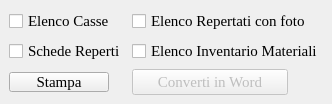
        <widget class="QDockWidget" name="mDockWidget_export">
         <property name="font">
          <font>
           <family>Damascus</family>
           <pointsize>11</pointsize>
           <stylestrategy>PreferAntialias</stylestrategy>
          </font>
         </property>
         <property name="floating">
          <bool>true</bool>
         </property>
         <property name="windowTitle">
          <string>Export pdf</string>
         </property>
         <widget class="QWidget" name="dockWidgetContents_3">
          <layout class="QGridLayout" name="gridLayout_6">
           <item row="0" column="0">
            <widget class="QCheckBox" name="checkBox_e_us">
             <property name="font">
              <font>
               <family>Times New Roman</family>
               <pointsize>11</pointsize>
               <stylestrategy>PreferAntialias</stylestrategy>
              </font>
             </property>
             <property name="text">
              <string>Elenco Casse</string>
             </property>
            </widget>
           </item>
           <item row="0" column="1">
            <widget class="QCheckBox" name="checkBox_e_foto_t">
             <property name="font">
              <font>
               <family>Times New Roman</family>
               <pointsize>11</pointsize>
               <stylestrategy>PreferAntialias</stylestrategy>
              </font>
             </property>
             <property name="text">
              <string>Elenco Repertati con foto</string>
             </property>
            </widget>
           </item>
           <item row="1" column="0">
            <widget class="QCheckBox" name="checkBox_s_us">
             <property name="font">
              <font>
               <family>Times New Roman</family>
               <pointsize>11</pointsize>
               <stylestrategy>PreferAntialias</stylestrategy>
              </font>
             </property>
             <property name="text">
              <string>Schede Reperti</string>
             </property>
            </widget>
           </item>
           <item row="1" column="1">
            <widget class="QCheckBox" name="checkBox_e_foto">
             <property name="font">
              <font>
               <family>Times New Roman</family>
               <pointsize>11</pointsize>
               <stylestrategy>PreferAntialias</stylestrategy>
              </font>
             </property>
             <property name="text">
              <string>Elenco Inventario Materiali</string>
             </property>
            </widget>
           </item>
           <item row="2" column="0">
            <widget class="QPushButton" name="pushButton_print">
             <property name="minimumSize">
              <size>
               <width>0</width>
               <height>0</height>
              </size>
             </property>
             <property name="maximumSize">
              <size>
               <width>100</width>
               <height>20</height>
              </size>
             </property>
             <property name="font">
              <font>
               <family>Times New Roman</family>
               <pointsize>11</pointsize>
               <stylestrategy>PreferAntialias</stylestrategy>
              </font>
             </property>
             <property name="text">
              <string>Stampa</string>
             </property>
             <property name="icon">
              <iconset resource="../../resources/resources.qrc">
               <normaloff>:/icons/pdf-icon.png</normaloff>:/icons/pdf-icon.png</iconset>
             </property>
             <property name="iconSize">
              <size>
               <width>10</width>
               <height>10</height>
              </size>
             </property>
            </widget>
           </item>
           <item row="2" column="1">
            <widget class="QPushButton" name="pushButton_word">
             <property name="enabled">
              <bool>false</bool>
             </property>
             <property name="maximumSize">
              <size>
               <width>156</width>
               <height>16777215</height>
              </size>
             </property>
             <property name="font">
              <font>
               <family>Times New Roman</family>
               <pointsize>11</pointsize>
               <stylestrategy>PreferAntialias</stylestrategy>
              </font>
             </property>
             <property name="text">
              <string>Converti in Word</string>
             </property>
             <property name="icon">
              <iconset resource="../../resources/resources.qrc">
               <normaloff>:/icons/word.png</normaloff>:/icons/word.png</iconset>
             </property>
            </widget>
           </item>
          </layout>
         </widget>
        </widget>
